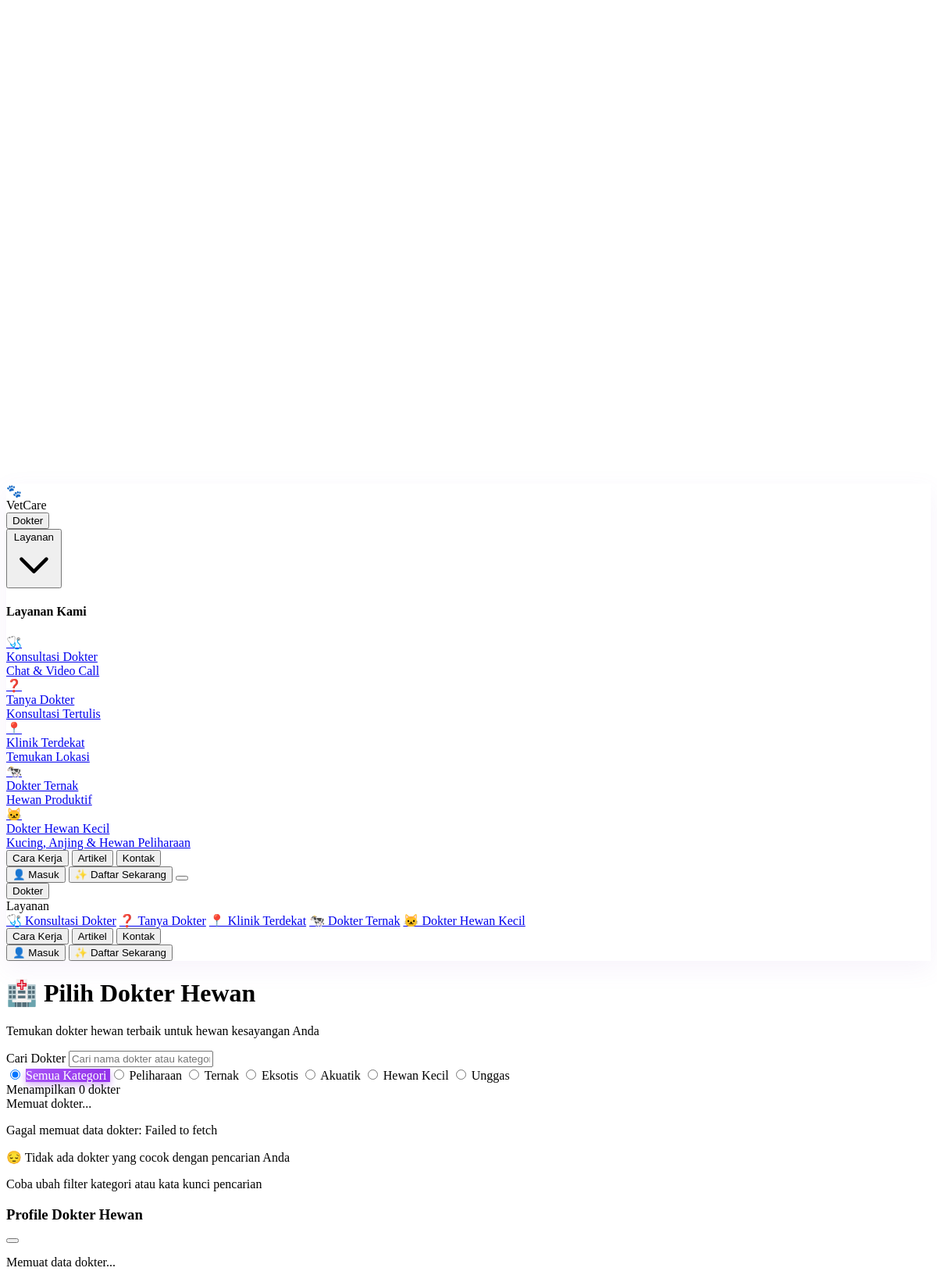
Screenshot of /pages/pilih-dokter.php with the database file from the repository.
### tables this page shows
CREATE TABLE `m_kategori` (
  `id_kategori` tinyint UNSIGNED NOT NULL,
  `nama_kateg` varchar(20) DEFAULT NULL,
  `foto` varchar(200) DEFAULT NULL
);

### includes/DAO_dokter.php (called while the page is built, shortened)
<?php
class DTO_kateg implements JsonSerializable{
    function getNamaKateg(){return $this->namaKateg;}
}
class DAO_kategori
{
    static function getAllKategori()
    {
        $conn = Database::getConnection();
        $sql = "select * from m_kategori";
        $kateg = [];
        try {
            $stmt = $conn->prepare($sql);
            $stmt->execute();
            $hasil = $stmt->fetchAll(PDO::FETCH_ASSOC);
            foreach ($hasil as $row) {
                $kateg[] = new DTO_kateg($row['id_kategori'], $row['nama_kateg']);
            }
            return $kateg;
        } catch (PDOException $e) {
            error_log("[DAO_dokter::getAllKategori] : " . $e->getMessage());
            return [];
        }
    }
}
?>

### controller/pilih_dokter_controller.php (called while the page is built, shortened)
<?php
require_once __DIR__ . '/../includes/DAO_dokter.php';
$all_kategori = DAO_kategori::getAllKategori();

### pages/pilih-dokter.php (the view, shortened to what this page needs)
<?php
require_once __DIR__ . '/../header.php';
require_once __DIR__ . '/../controller/pilih_dokter_controller.php';
?>
<main class="pb-20 bg-gradient-to-b from-white via-purple-50 to-white min-h-[80vh]">
  <div class="container mx-auto px-6 max-w-6xl">
    <div class="mb-8">
      <h1 class="text-4xl font-bold text-gray-800 mb-2">🏥 Pilih Dokter Hewan</h1>
      <p class="text-gray-600">Temukan dokter hewan terbaik untuk hewan kesayangan Anda</p>
    </div>
    <div class="mb-4">
      <label for="searchInput" class="sr-only">Cari Dokter</label>
      <input
        type="text"
        id="searchInput"
        placeholder="Cari nama dokter atau kategori..."
        class="w-full px-5 py-3 bg-white rounded-3xl border border-purple-300 focus:border-transparent focus:ring-2 focus:ring-purple-500 focus:ring-offset-1 focus:ring-offset-white transition-all duration-300 outline-none focus:outline-none focus-visible:outline-none">
    </div>
    <div class="bg-white rounded-2xl shadow-lg p-6 mb-8 border border-purple-200/50">
      <div id="filter-kategori-container" class="flex flex-wrap gap-3 mt-6">
        <?php
        $activeKategName = $kategori;
        $isAllActive = empty($activeKategName);
        ?>
        <label class="inline-flex items-center cursor-pointer relative">
          <input
            type="radio"
            name="category-filter"
            class="category-radio sr-only peer"
            value=""
            <?php echo $isAllActive ? 'checked' : ''; ?> />
          <span class="px-6 py-3 rounded-lg transition-colors duration-200 ease-in-out border
           border-purple-300 text-purple-700 peer-checked:bg-purple-600 peer-checked:text-white bg-white hover:bg-purple-50">
            Semua Kategori
          </span>
        </label>
        <?php foreach ($all_kategori as $kat): ?>
          <label class="inline-flex items-center cursor-pointer relative">
            <input type="radio" name="category-filter" class="category-radio sr-only peer"
              value="<?php echo htmlspecialchars($kat->getNamaKateg()); ?>" <?php echo $kategori === $kat->getNamaKateg() ? 'checked' : ''; ?> />
            <span class="px-6 py-3 rounded-lg transition-colors duration-250 ease-in-out border border-purple-300 text-purple-700
             peer-checked:bg-purple-600 peer-checked:text-white bg-white hover:bg-purple-50">
              <?php echo htmlspecialchars($kat->getNamaKateg()); ?>
            </span>
          </label>
        <?php endforeach; ?>
      </div>
    </div>
    <div class="text-sm text-gray-600 font-medium">
      Menampilkan <span id="resultCount" class="text-purple-600 font-bold">0</span> dokter
    </div>
  </div>
  <div id="loadingIndicator" class="text-center py-12">
    <div class="inline-flex items-center gap-3">
      <span class="text-gray-600">Memuat dokter...</span>
    </div>
  </div>
  <div id="doktersContainer" class="grid grid-cols-1 md:grid-cols-2 gap-8 hidden">
  </div>
  <div id="emptyState" class="py-12 text-center hidden">
    <p class="text-gray-600 text-lg">😔 Tidak ada dokter yang cocok dengan pencarian Anda</p>
    <p class="text-gray-500 text-sm mt-2">Coba ubah filter kategori atau kata kunci pencarian</p>
  </div>
</main>
<div id="modalDokter" class="fixed inset-0 z-50 hidden overflow-y-auto">
  <div class="flex items-center justify-center min-h-screen px-4 pt-4 pb-20 text-center sm:block sm:p-0">
    <div
      class="inline-block align-bottom bg-white rounded-2xl text-left overflow-hidden shadow-xl transform transition-all sm:my-8 sm:align-middle sm:max-w-4xl sm:w-full">
      <div class="bg-white px-6 py-4">
        <div class="flex items-center justify-between mb-6">
          <h3 class="text-2xl font-bold text-gray-800">Profile Dokter Hewan</h3>
          <button onclick="closeModal()" class="text-gray-400 hover:text-gray-600 transition-colors">
          </button>
        </div>
        <div id="modalContent" class="space-y-6">
          <div class="text-center py-8">
            <p class="mt-2 text-gray-600">Memuat data dokter...</p>
          </div>
        </div>
      </div>
    </div>
  </div>
</div>

### header.php (shortened to what this page needs)
<header class="fixed top-0 left-0 right-0 z-50 bg-white/95 backdrop-blur-xl border-b border-purple-200 shadow-card">
    <div class="container mx-auto px-4">
        <div class="flex items-center justify-between h-20">
            <div class="flex items-center gap-3 group cursor-pointer" onclick="navigateTo('?route=')">
                <div class="w-12 h-12 bg-gradient-to-br from-purple-500 to-purple-600 rounded-xl flex items-center justify-center group-hover:scale-110 transition-transform duration-300 shadow-glow">
                    <span class="text-white text-2xl">🐾</span>
                </div>
                <span class="text-3xl font-display font-bold text-purple-600 hover:text-purple-700 transition-colors">VetCare</span>
            </div>
            <nav class="hidden md:flex items-center gap-10">
                <button onclick="scrollToSection('dokter')" class="relative text-gray-700 hover:text-purple-600 font-medium transition-all duration-300 group">
                    <span>Dokter</span>
                </button>
                <div class="relative" id="services-container">
                    <button class="relative text-gray-700 hover:text-purple-600 font-medium transition-all duration-300 group flex items-center gap-1">
                        <span>Layanan</span>
                        <svg class="w-4 h-4 transition-transform duration-300" id="services-chevron" fill="none" stroke="currentColor" viewBox="0 0 24 24">
                            <path stroke-linecap="round" stroke-linejoin="round" stroke-width="2" d="M19 9l-7 7-7-7"></path>
                        </svg>
                    </button>
                    <div class="absolute top-full left-0 mt-2 w-64 bg-white backdrop-blur-xl border border-gray-200 rounded-xl shadow-hero py-3 z-[100] hidden opacity-0 transform scale-95 transition-all duration-300" id="services-menu">
                        <div class="px-3 py-2 border-b border-gray-100 mb-2">
                            <h4 class="text-xs font-semibold text-gray-500 uppercase tracking-wide">Layanan Kami</h4>
                        </div>
                        <a href="?route=konsultasi-dokter" class="flex items-center gap-3 px-4 py-3 text-sm text-gray-700 hover:bg-purple-50 hover:text-purple-600 transition-all duration-200 rounded-lg mx-2">
                            <span class="text-lg">🩺</span>
                            <div>
                                <div class="font-medium">Konsultasi Dokter</div>
                                <div class="text-xs text-gray-500">Chat & Video Call</div>
                            </div>
                        </a>
                        <a href="?route=tanya-dokter" class="flex items-center gap-3 px-4 py-3 text-sm text-gray-700 hover:bg-purple-50 hover:text-purple-600 transition-all duration-200 rounded-lg mx-2">
                            <span class="text-lg">❓</span>
                            <div>
                                <div class="font-medium">Tanya Dokter</div>
                                <div class="text-xs text-gray-500">Konsultasi Tertulis</div>
                            </div>
                        </a>
                        <a href="?route=klinik-terdekat" class="flex items-center gap-3 px-4 py-3 text-sm text-gray-700 hover:bg-purple-50 hover:text-purple-600 transition-all duration-200 rounded-lg mx-2">
                            <span class="text-lg">📍</span>
                            <div>
                                <div class="font-medium">Klinik Terdekat</div>
                                <div class="text-xs text-gray-500">Temukan Lokasi</div>
                            </div>
                        </a>
                        <a href="?route=dokter-ternak" class="flex items-center gap-3 px-4 py-3 text-sm text-gray-700 hover:bg-purple-50 hover:text-purple-600 transition-all duration-200 rounded-lg mx-2">
                            <span class="text-lg">🐄</span>
                            <div>
                                <div class="font-medium">Dokter Ternak</div>
                                <div class="text-xs text-gray-500">Hewan Produktif</div>
                            </div>
                        </a>
                        <a href="?route=dokter-hewan-kecil" class="flex items-center gap-3 px-4 py-3 text-sm text-gray-700 hover:bg-purple-50 hover:text-purple-600 transition-all duration-200 rounded-lg mx-2">
                            <span class="text-lg">🐱</span>
                            <div>
                                <div class="font-medium">Dokter Hewan Kecil</div>
                                <div class="text-xs text-gray-500">Kucing, Anjing & Hewan Peliharaan</div>
                            </div>
                        </a>
                    </div>
                </div>
                <button onclick="scrollToSection('cara-kerja')" class="relative text-gray-700 hover:text-purple-600 font-medium transition-all duration-300 group">
                    <span>Cara Kerja</span>
                </button>
                <button onclick="scrollToSection('artikel')" class="relative text-gray-700 hover:text-purple-600 font-medium transition-all duration-300 group">
                    <span>Artikel</span>
                </button>
                <button onclick="scrollToSection('kontak')" class="relative text-gray-700 hover:text-purple-600 font-medium transition-all duration-300 group">
                    <span>Kontak</span>
                </button>
            </nav>
            <div class="flex items-center gap-4">
                <button onclick="navigateTo('?route=auth')" class="hidden md:block hover:bg-purple-50 font-medium px-4 py-2 rounded-lg transition-colors">
                    <span class="mr-2">👤</span>
                    Masuk
                </button>
                <button onclick="navigateTo('?route=auth')" class="hidden sm:flex font-display font-semibold bg-gradient-to-r from-purple-500 to-purple-600 text-white px-6 py-3 rounded-2xl hover:from-purple-600 hover:to-purple-700 transition-all duration-300 shadow-glow">
                    <span class="mr-2">✨</span>
                    Daftar Sekarang
                </button>
                <button class="md:hidden p-2 text-gray-700 hover:text-purple-600 transition-colors" onclick="toggleMobileMenu()">
                </button>
            </div>
        </div>
        <div class="md:hidden border-t border-purple-200 py-4 hidden" id="mobile-menu">
            <nav class="flex flex-col space-y-4">
                <button onclick="scrollToSection('dokter'); toggleMobileMenu()" class="text-left text-gray-700 hover:text-purple-600 font-medium transition-colors px-4">
                    Dokter
                </button>
                <div class="px-4">
                    <div class="text-gray-700 font-medium mb-2">Layanan</div>
                    <div class="pl-4 space-y-2">
                        <a href="?route=konsultasi-dokter" onclick="toggleMobileMenu()" class="block text-left text-sm text-gray-600 hover:text-purple-600 transition-colors">🩺 Konsultasi Dokter</a>
                        <a href="?route=tanya-dokter" onclick="toggleMobileMenu()" class="block text-left text-sm text-gray-600 hover:text-purple-600 transition-colors">❓ Tanya Dokter</a>
                        <a href="?route=klinik-terdekat" onclick="toggleMobileMenu()" class="block text-left text-sm text-gray-600 hover:text-purple-600 transition-colors">📍 Klinik Terdekat</a>
                        <a href="?route=dokter-ternak" onclick="toggleMobileMenu()" class="block text-left text-sm text-gray-600 hover:text-purple-600 transition-colors">🐄 Dokter Ternak</a>
                        <a href="?route=dokter-hewan-kecil" onclick="toggleMobileMenu()" class="block text-left text-sm text-gray-600 hover:text-purple-600 transition-colors">🐱 Dokter Hewan Kecil</a>
                    </div>
                </div>
                <button onclick="scrollToSection('cara-kerja'); toggleMobileMenu()" class="text-left text-gray-700 hover:text-purple-600 font-medium transition-colors px-4">
                    Cara Kerja
                </button>
                <button onclick="scrollToSection('artikel'); toggleMobileMenu()" class="text-left text-gray-700 hover:text-purple-600 font-medium transition-colors px-4">
                    Artikel
                </button>
                <button onclick="scrollToSection('kontak'); toggleMobileMenu()" class="text-left text-gray-700 hover:text-purple-600 font-medium transition-colors px-4">
                    Kontak
                </button>
                <div class="px-4 pt-4 border-t border-purple-200 space-y-3">
                    <?php if (isset($_SESSION['user'])): ?>
                        <button onclick="navigateTo('?route=dashboard'); toggleMobileMenu()" class="w-full justify-start hover:bg-purple-50 font-medium px-4 py-2 rounded-lg transition-colors flex items-center">
                            <span class="mr-2">👤</span>
                            Dashboard
                        </button>
                        <button onclick="logout(); toggleMobileMenu()" class="w-full font-display font-semibold bg-gradient-to-r from-red-500 to-red-600 text-white px-6 py-3 rounded-2xl hover:from-red-600 hover:to-red-700 transition-all duration-300 shadow-glow">
                            <span class="mr-2">🚪</span>
                            Keluar
                        </button>
                    <?php else: ?>
                        <button onclick="navigateTo('?route=auth'); toggleMobileMenu()" class="w-full justify-start hover:bg-purple-50 font-medium px-4 py-2 rounded-lg transition-colors flex items-center">
                            <span class="mr-2">👤</span>
                            Masuk
                        </button>
                        <button onclick="navigateTo('?route=auth&action=register'); toggleMobileMenu()" class="w-full font-display font-semibold bg-gradient-to-r from-purple-500 to-purple-600 text-white px-6 py-3 rounded-2xl hover:from-purple-600 hover:to-purple-700 transition-all duration-300 shadow-glow">
                            <span class="mr-2">✨</span>
                            Daftar Sekarang
                        </button>
                    <?php endif; ?>
                </div>
            </nav>
        </div>
    </div>
</header>

### pages/pilih-dokter.php (style rules this page uses)
.shadow-card { box-shadow: 0 10px 30px rgba(150, 100, 200, 0.08); }
.category-radio:checked+span { background: linear-gradient(to right, #a855f7, #9333ea) !important; box-shadow: 0 4px 10px rgba(147, 51, 234, 0.4) !important; color: white !important; border-color: transparent !important; }

### rows the page displays
m_kategori: nama_kateg "☐ Ternak", nama_kateg "Ternak"
m_kategori: nama_kateg "☐ Eksotis", nama_kateg "Eksotis"
m_kategori: nama_kateg "☐ Akuatik", nama_kateg "Akuatik"
m_kategori: nama_kateg "☐ Hewan Kecil", nama_kateg "Hewan Kecil"
m_kategori: nama_kateg "☐ Unggas", nama_kateg "Unggas"

### other values shown
$kat->getNamaKateg() "Peliharaan"
